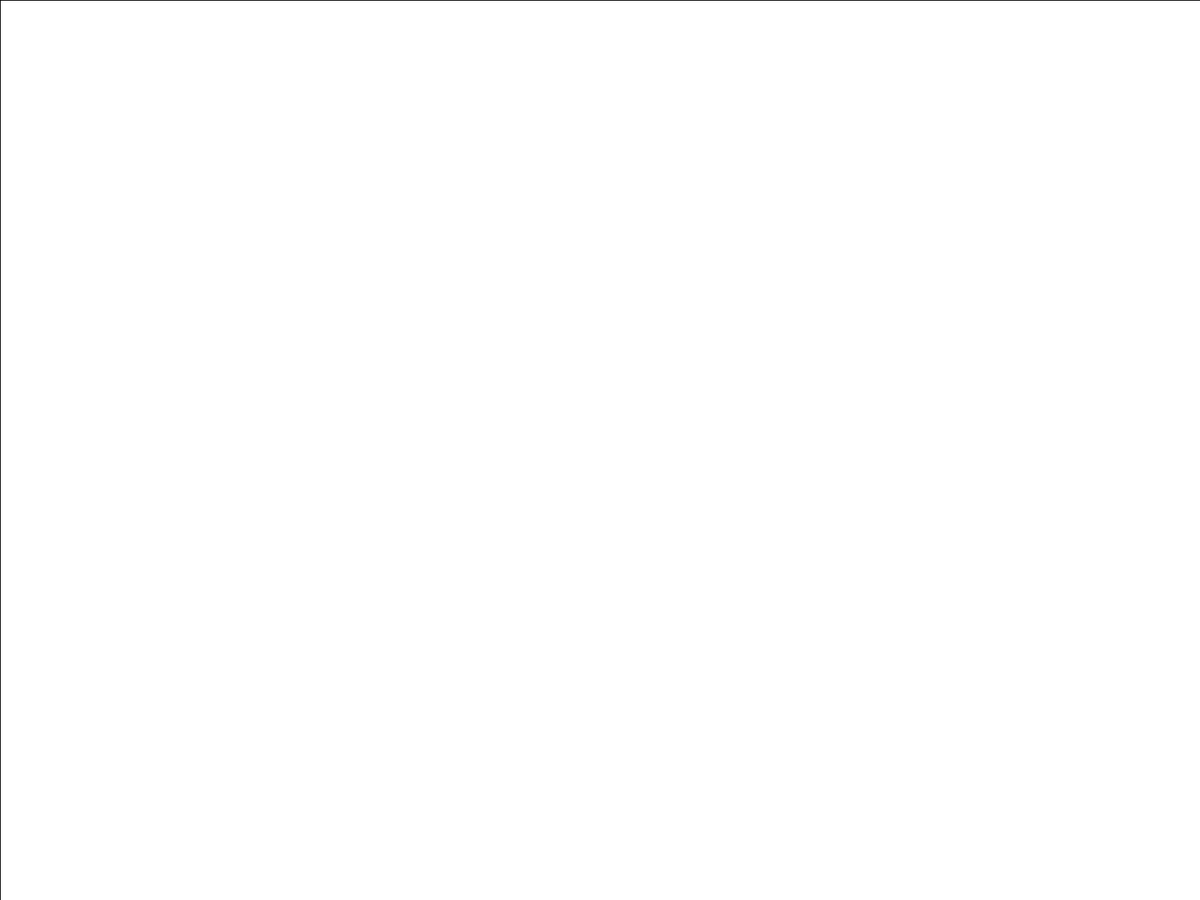
Frame 1 (no input)
Frame 2 (the mouse pressed at the canvas centre, redrawn once): identical to frame 1, image omitted

The Processing sketch that drew this single still picture (run headless with seeded random() and noise(); the mouse was pressed at the canvas centre and the sketch redrawn once):

// Processing sketch: Gabriel_Ex_Face
// ── Gabriel_Ex_Face.pde
int N = 500;
Vertex[] vertexs = new Vertex[N];
void setup() {
   fullScreen();
   noLoop();
   background(255);
}
void draw() {
   rect(0,0,displayWidth,displayWidth);
   //genPoints();
   //conPoints();
   //printGraph();
}
void genPoints(){
   for(int i=0;i<N;i++){
      float x,y;
      x = random(0,displayWidth);
      y = random(0,displayWidth);
      stroke(0);
      strokeWeight(5);
      Vertex vertex = new Vertex(x,y);
      vertexs[i] = vertex;
      point(vertexs[i].x,vertexs[i].y);
   }
}
void conPoints(){
   for(int one=0;one<N;one++){
      for(int two=0;two<N;two++){
         if(vertexs[one]==vertexs[two])continue;
         float r = sqrt(sq(vertexs[one].x-vertexs[two].x)+sq(vertexs[one].y-vertexs[two].y));
         float midx = (vertexs[one].x+vertexs[two].x)/2;
         float midy = (vertexs[one].y+vertexs[two].y)/2;
         for(int thr=0;thr<N;thr++){
            float distance = sqrt(sq(vertexs[thr].x-midx)+sq(vertexs[thr].y-midy));
            if(distance<=r)continue;
         }
         //connected or Gabriel Neighbour
         vertexs[one].edges[vertexs[one].last] = vertexs[two];
         vertexs[one].last++;
         vertexs[two].edges[vertexs[two].last] = vertexs[one];
         vertexs[two].last++;
      }
   }
}
void printGraph(){
   for(int i=0;i<N;i++){
      stroke(0);
      strokeWeight(5);
      point(vertexs[i].x,vertexs[i].y);
      //for(int e=0;e<vertexs[i].last;e++){
         //line(vertexs[i].x,vertexs[i].y,vertexs[i].edges[e].x,vertexs[i].edges[e].y);
      //}
   }
}

// ── Vertex.pde
class Vertex{
  float x,y;
  int last;
  Vertex[] edges;
  Vertex(float x, float y){
    this.x = x;
    this.y = y;
    this.edges = new Vertex[20];
  }
}
